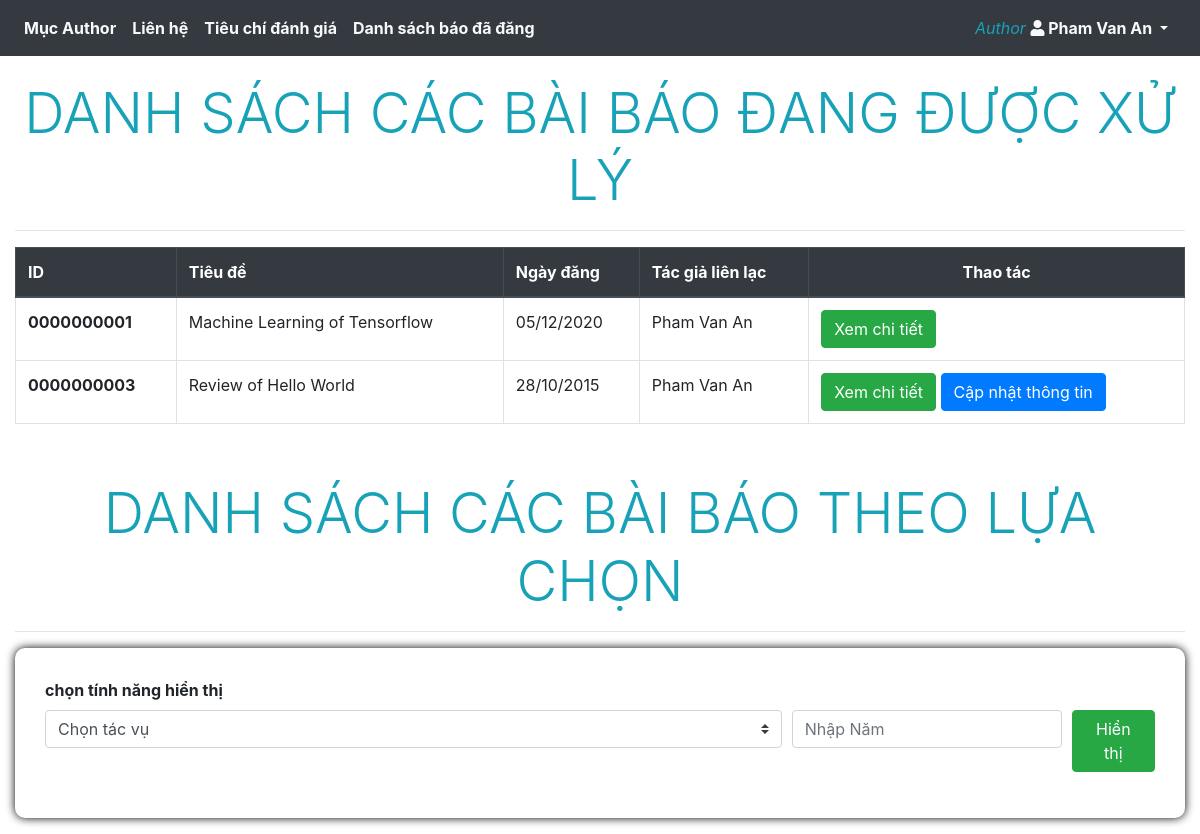
Page /Client/authorHomepage.php (signed in) on the committed database.
### tables this page shows
create table paper(
	paper_id char(10),
	title varchar(255) not null,
    summary varchar(255),
    paper_file varchar(255),
    post_date date,
    `status` varchar(255) check (`status` in ('in review', 'response review', 'complete review', 'publishing', 'posted')),
    after_review_result varchar(255),
    final_result varchar(255) check(final_result in('rejection','minor revision','acceptance','major revision')),
    announce_date date,
    editor_id char(10) not null,
    contact_author_id char(10) not null,
    note_for_author varchar(255),
    primary key(paper_id),
	foreign key(editor_id) references  editor(id) ON DELETE CASCADE ON UPDATE CASCADE,
    foreign key(contact_author_id) references  author(id) ON DELETE CASCADE ON UPDATE CASCADE
);

create table scientist(
	id char(10),	
	last_name varchar(255) not null,
	middle_name varchar(255),
	first_name varchar(255) not null,
	phone char(11),
    address varchar(255),
    `organization` varchar(255),
    job varchar(255),
	primary key(id)
);

### Server/authorServer.php (called while the page is built, shortened)
<?php
include('userLogin.php');
$userid = $_SESSION['userid'];
$select_all_paper_query = "select * from paper where paper_id not in (select paper_id from paper where status='posted')";
$select_all_paper_result = mysqli_query($connect_handle, $select_all_paper_query);
?>

### Client/authorHomePage.php (the view, shortened to what this page needs)
<!DOCTYPE html>
<html lang="en-US">
<head>
    <link rel="stylesheet" href="style/login.css">
    <link rel="stylesheet" href="https://maxcdn.bootstrapcdn.com/bootstrap/4.5.2/css/bootstrap.min.css">
    <link rel="stylesheet" href="https://use.fontawesome.com/releases/v5.7.0/css/all.css"
>
</head>
<?php include('../Server/authorServer.php'); ?>
<body>
    <div>
        <?php include_once('component/header.php');?>
    </div>
    <div class="container-fluid" style="padding-top: 80px;">
        <div class="display-4 text-center text-info text-uppercase">Danh sách các bài báo đang được xử lý</div>
        <hr>
        <table class="table table-bordered">
            <thead class="thead-dark">
                <tr>
                    <th scope="col">ID</th>
                    <th scope="col">Tiêu đề</th>
                    <th scope="col">Ngày đăng</th>
                    <th scope="col">Tác giả liên lạc</th>
                    <th class="text-center" scope="col">Thao tác</th>
                </tr>
            </thead>
            <tbody>
                <?php foreach ($select_all_paper_result as $paper){ ?>
                <tr>
                    <td>
                        <?php echo '<strong>'.$paper['paper_id'].'</strong>'; ?>
                    </td>
                    <td>
                        <?php echo $paper['title']; ?>
                    </td>
                    <td>
                        <?php echo date('d/m/Y', strtotime($paper['post_date']));?>
                    </td>
                    <td>
                        <?php
                            $author_id = $paper['contact_author_id'];
                            $get_author_name_query = "select last_name, middle_name, first_name from scientist where id = '$author_id'";
                            $get_author_name_result = mysqli_query($connect_handle, $get_author_name_query);
                            $data = mysqli_fetch_assoc($get_author_name_result);
                            echo $data['last_name']." ".$data['middle_name']." ".$data['first_name'];
                        ?>
                    </td>
                    <td class="text-left">
                        <form class="option" method="POST" action="authorHomePage.php">
                            <button class="btn btn-success" name="getMoreInfoBtn">Xem chi tiết</button>
                            <?php
                                $paperid = $paper['paper_id'];
                                $check_query = "select * from paper where paper_id = '$paperid' and contact_author_id = '$userid' and isnull(status)";
                                $check_result = mysqli_query($connect_handle, $check_query);
                            ?>
                            <?php if(mysqli_num_rows($check_result) > 0):?>
                                <button class="btn btn-primary" name="updatePaper">Cập nhật thông tin</button>
                            <?php endif?>
                        </form>
                    </td>
                </tr>
                <?php } ?>
            </tbody>
        </table>
        <div class="display-4 text-center text-info text-uppercase" style="padding-top: 40px;">Danh sách các bài báo
            theo lựa chọn</div>
        <hr>
        <form class="form-container" name="viewOption" method="POST" action="authorHomePage.php">
            <label for="viewOption"><strong>chọn tính năng hiển thị</strong></label>
            <div class="form-row">
                <div class="form-group col-md-8">
                    <select class="custom-select" name="optionView">
                        <option selected>Chọn tác vụ</option>
                    </select>
                </div>
                <div class="form-group col-md-3">
                    <input type="number" class="form-control" name="year" id="year"
                        aria-describedby="emailHelp" placeholder="Nhập Năm">
                </div>
                <div class="form-group text-right col-md-1">
                    <button type="submit" class="btn btn-success" name="viewOption">Hiển thị</button>
                </div>
            </div>
        </form>
    </div>
</body>
</html>

### style/login.css (style rules this page uses)
.form-container { background: #ffffff; padding: 30px; border-radius: 10px; box-shadow: 0px 0px 10px 0px #000000; }

### rows in the picture
paper: paper_id "0000000001", title "Machine Learning of Tensorflow", post_date "05/12/2020", scientist.last_name "Pham", scientist.middle_name "Van", scientist.first_name "An"
paper: paper_id "0000000003", title "Review of Hello World", post_date "28/10/2015", scientist.last_name "Pham", scientist.middle_name "Van", scientist.first_name "An", shows "Cập nhật thông tin"

### other values in the picture
$_SESSION['username'] "Pham Van An"
